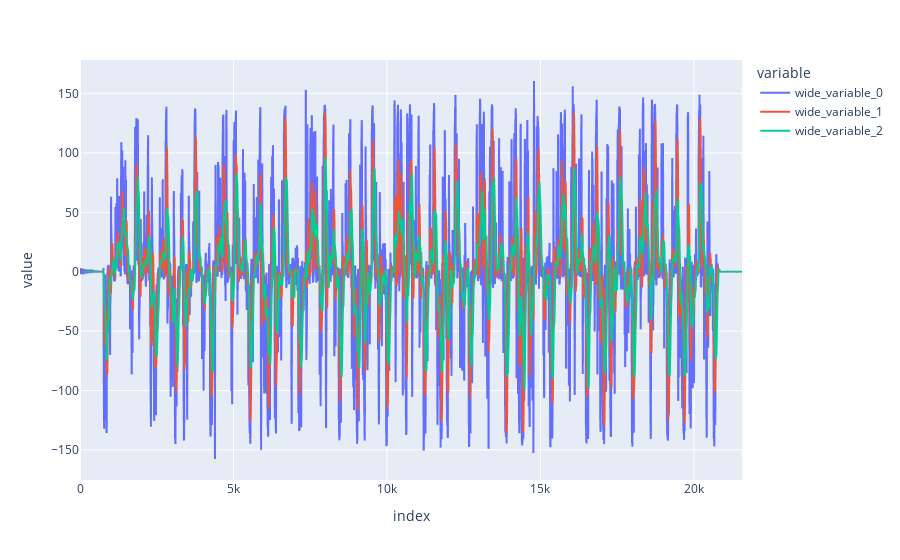

This figure's notebook cell:
### Code cell
asd0 = df['angular_velocity'].rolling(100).apply(mean_nominmax)#.shift(99)

asd = df['angular_velocity'].rolling(50).apply(mean_nominmax)#.shift(49)
asd1 = df['angular_velocity'].rolling(3).apply(mean_nominmax)#.shift(2)


px.line(y=[asd1, asd, asd0])

### Figure 1 — Plotly figure (JSON) as saved in the notebook; plotly's stock layout.template omitted (floating-point values rounded to 4 significant figures; data arrays with more than 128 entries replaced by an {"elided": "..."} marker saying what was removed)
{"data": [{"hovertemplate": "variable=wide_variable_0<br>index=%{x}<br>value=%{y}<extra></extra>", "legendgroup": "wide_variable_0", "line": {"color": "#636efa", "dash": "solid"}, "marker": {"symbol": "circle"}, "mode": "lines", "name": "wide_variable_0", "showlegend": true, "type": "scattergl", "x": {"elided": "21565 int values"}, "xaxis": "x", "y": {"elided": "21565 float values"}, "yaxis": "y"}, {"hovertemplate": "variable=wide_variable_1<br>index=%{x}<br>value=%{y}<extra></extra>", "legendgroup": "wide_variable_1", "line": {"color": "#EF553B", "dash": "solid"}, "marker": {"symbol": "circle"}, "mode": "lines", "name": "wide_variable_1", "showlegend": true, "type": "scattergl", "x": {"elided": "21565 int values"}, "xaxis": "x", "y": {"elided": "21565 float values"}, "yaxis": "y"}, {"hovertemplate": "variable=wide_variable_2<br>index=%{x}<br>value=%{y}<extra></extra>", "legendgroup": "wide_variable_2", "line": {"color": "#00cc96", "dash": "solid"}, "marker": {"symbol": "circle"}, "mode": "lines", "name": "wide_variable_2", "showlegend": true, "type": "scattergl", "x": {"elided": "21565 int values"}, "xaxis": "x", "y": {"elided": "21565 float values"}, "yaxis": "y"}], "layout": {"legend": {"title": {"text": "variable"}, "tracegroupgap": 0}, "margin": {"t": 60}, "xaxis": {"anchor": "y", "domain": [0, 1], "title": {"text": "index"}}, "yaxis": {"anchor": "x", "domain": [0, 1], "title": {"text": "value"}}}}
